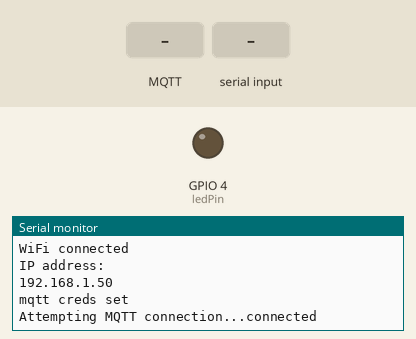
Simulated run of this sketch. Board: ESP32. Parts: output pins drawn as LEDs (lit = HIGH), the last lines printed to the serial monitor. The inputs (shaded band) are chosen by the test bench. WiFi joins after 1.5 s; servers stay silent unless stated; no MQTT or app messages arrive unless stated.

Above: at 2.7 s.
2.8 s: MQTT message "1" arrives on the first subscribed topic
At 3.3 s:
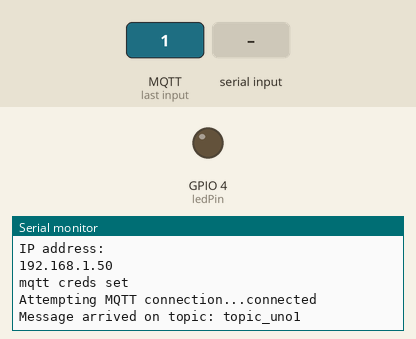
4.3 s: "1" received over Serial
At 7.0 s:
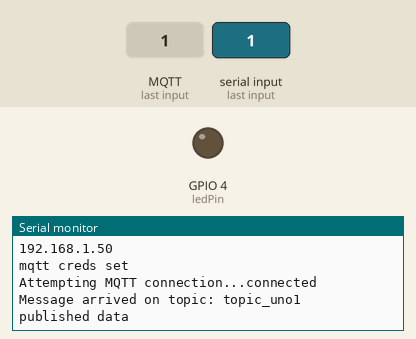
7.5 s: MQTT message "on" arrives on the first subscribed topic
At 8.0 s:
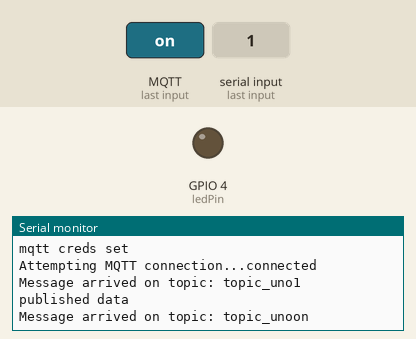
9.0 s: MQTT message "off" arrives on the first subscribed topic
At 10.3 s:
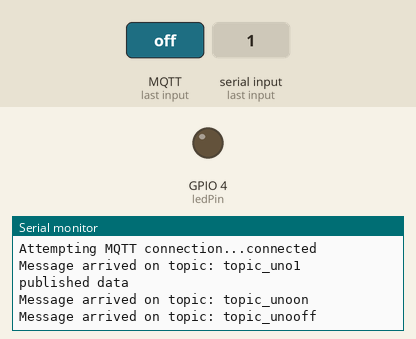

Measured:
- after the input at 2.8 s, the serial monitor: prints a new line at once (image 1)
- after the input at 4.3 s, the serial monitor: prints a new line after 1.7 s (image 2)
- after the input at 7.5 s, the serial monitor: prints a new line at once (image 3)
- after the input at 9.0 s, the serial monitor: prints a new line at once (image 4)

The sketch:

lorabrokeresp32.ino
```cpp
#include <WiFi.h>
#include <PubSubClient.h>
#include <DNSServer.h>
#include <WebServer.h>
#include <WiFiManager.h>


// Replace the next variables with your SSID/Password combination
//const char* ssid = "REPLACE_WITH_YOUR_SSID";
//const char* password = "REPLACE_WITH_YOUR_PASSWORD";

// Add your MQTT Broker IP address, example:
//const char* mqtt_server = "10.32.1.67";
const char* mqtt_server = "43.204.75.88";
#define RXD2 16
#define TXD2 17

WiFiClient espClient;
PubSubClient client(espClient);
long lastMsg = 0;
char msg[50];
int value = 0;
String str;


// LED Pin
const int ledPin = 4;

void setup() {
  Serial.begin(9600);
  Serial2.begin(9600, SERIAL_8N1, RXD2, TXD2);
  Serial.println("Serial Txd is on pin: "+String(TX));
  Serial.println("Serial Rxd is on pin: "+String(RX));
  Serial2.println("commisioning serial2");
  // default settings
  // (you can also pass in a Wire library object like &Wire2)
  //status = bme.begin();

  setup_wifi();
  client.setServer(mqtt_server, 1883);
  Serial.println("mqtt creds set");
  client.setCallback(callback);

  pinMode(ledPin, OUTPUT);
}

void setup_wifi() {

//  WiFi.mode(WIFI.STA);
  WiFi.disconnect(true);
  WiFiManager wifiManager;
  wifiManager.autoConnect("AutoConnectAP");
  Serial.println("uplink sucsessful");


  Serial.println("WiFi connected");
  Serial.println("IP address: ");
  Serial.println(WiFi.localIP());
}

void callback(char* topic, byte* message, unsigned int length) {
  Serial.print("Message arrived on topic: ");
  Serial.print(topic);
 // Serial.print(". Message: ");
  String messageTemp;

  for (int i = 0; i < length; i++) {
    //Serial.print((char)message[i]);
    messageTemp += (char)message[i];
  }

  Serial.println(messageTemp);
  Serial2.println(messageTemp);
  //Serial.println();
//  Serial.println("oh");
//  Serial.println(messageTemp);
//  Serial.println("ha");
//  if(messageTemp == "on")
//  {
//    digitalWrite(25, HIGH);
//
//  }
//  if(messageTemp == "off")
//  {
//    digitalWrite(25, LOW);
//  }
//

  // Feel free to add more if statements to control more GPIOs with MQTT

  // If a message is received on the topic esp32/output, you check if the message is either "on" or "off".
  // Changes the output state according to the message

}

void reconnect() {
  // Loop until we're reconnected
  while (!client.connected()) {
    Serial.print("Attempting MQTT connection...");
    // Attempt to connect
    if (client.connect("ESP32Client123")) {
      Serial.println("connected");
      // Subscribe
      client.subscribe("topic_uno");
    } else {
      Serial.print("failed, rc=");
      Serial.print(client.state());
      Serial.println(" try again in 5 seconds");
      // Wait 5 seconds before retrying
      delay(2000);
    }
  }
}
//use this function to send messages to the mesh network

// use this function to send messages to the mqtt network
void uplink_mqtt_publish(String topic, String message)
{
  //client.publish(topic,message);
  //uncomment this
}
void loop() {
  if (!client.connected()) {
    reconnect();
  }
  client.loop();

  long now = millis();
  if (now - lastMsg > 5000) {
    lastMsg = now;
  if(Serial.available())
  {
    str = Serial.readString();
    client.publish("batman",str.c_str());
    Serial.println("published data");
  }


  }
}
```
